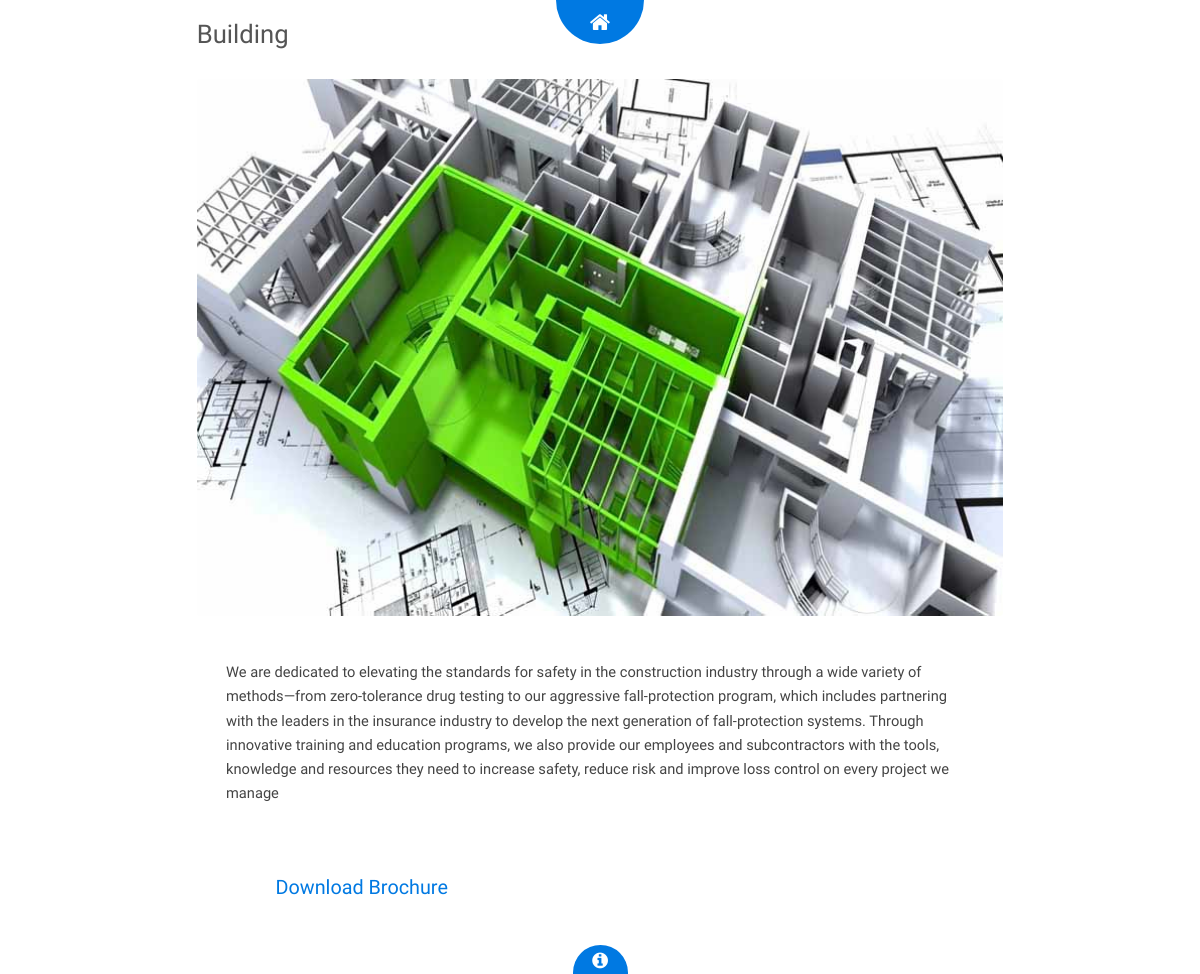
The page /detail_hor/9 on the database its author committed.
### loader/models.py (models this page shows, shortened)
class Content(models.Model):
    page = models.IntegerField()
    title = models.CharField(max_length=50)
    image = models.ImageField()
    info = models.TextField()
    download = models.FileField(upload_to='document/s', blank=True)

### loader/views.py (the view)
# urls.py: path('detail_hor/<int:page>', views.detail_1, name='detail_hor'),
def detail_1(request, page):
    data = Content.objects.get(pk=page)
    context = {'info': data}
    return render(request, 'Page/detail01.html', context)

### templates/Page/detail01.html (shortened to what this page needs)
{% extends "base.html" %}
{% load staticfiles %}
{% block content %}
			<header id="header" class="preview">
				<div class="inner">
					<a href="{% url 'home' %}" class="button hidden"><span>Home</span></a>
				</div>
			</header>
			<div id="preview">
				<div class="inner">
						<header>
							<h2> {{ info.title }} </h2>
						</header>
					<div class="image fit">
						<img src="{{ info.image.url }}" alt="" />
					</div>
					<div class="content">
						<p> {{ info.info }} </p><br/>
						<a href="#" class="button big alt"><span>Download Brochure</span></a>
					</div>
				</div>
			</div>
{% endblock %}

### rows shown on the page
Content: title "Building", image (picture), info "We are dedicated to elevating the standards for safety in the construction industry through a wide variety of methods—from zero-tolerance drug testing to our aggressive fall-protection program, which includes partnering with the leaders in the insurance industry to develop the next generation of fall-protection systems. Through innovative training and education programs, we also provide our employees and subcontractors with the tools, knowledge and resources they need to increase safety, reduce risk and improve loss control on every project we manage"
